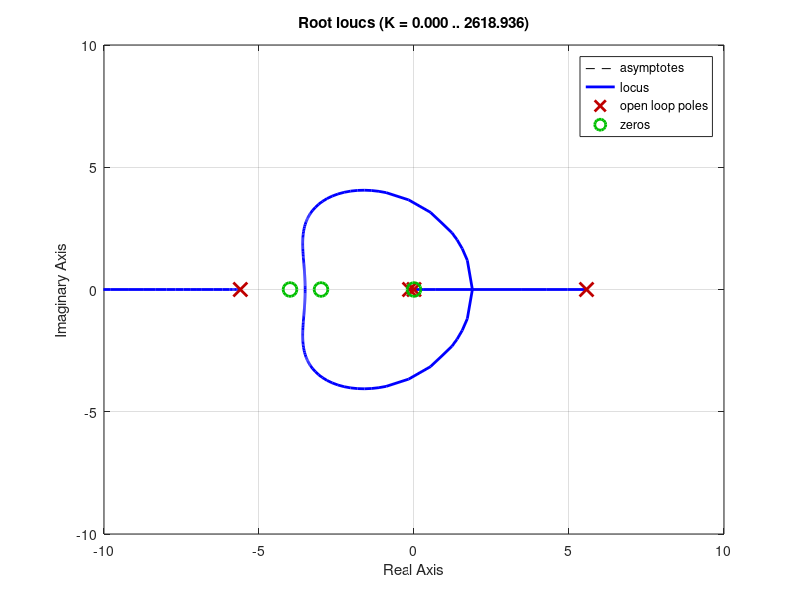

MATLAB code to generate this figure: (Note: this script raises an error after producing the figure.)
% Modellizazzione pendolo inverso - Funzione di Trasferimento %
M = 0.5;    % massa del carrello
m = 0.2;    % massa del pendolo
b = 0.1;    % attrito del carrello
i = 0.006;  % inerzia del pendolo
g = 9.8;    % accelerazione g
l = 0.3;    % lunghezza dal centro di massa del pendolo

q = (M+m)*(i+m*l^2)-(m*l)^2;    % input semplificato

% Funzione di Trasferimento a Ciclo Aperto %
num = [m*l/q  0];                                       % numeratore della FDT
den = [1  b*(i+m*l^2)/q  -(M+m)*m*g*l/q  -b*m*g*l/q];   % denominatore della FDT
pend=tf(num,den)    

% Aggiunta di Poli e Zeri per stabilizzare il sistema %
z1 = 3;
p1 = 0; % polo da inserire per compensare lo zero nell'origine
z2 = 4;
p2 = 50;

% Costruzione del Controllore con Poli e Zeri aggiunti %
numlag = [1 z1];
denlag = [1 p1];
numlead = [1 z2];
denlead = [1 p2];
numc = conv(numlead, numlag);	% numeratore contorollore
denc = conv(denlead, denlag); 	% denominatore contorollore
contr=tf(numc,denc);

% LEGENDA %
% conv -> convoluzione

% Luogo delle Radici (ZOOM NELL'ORIGINE) %
figure
rlocus(contr*pend)
axis([-10 10 -10 10])

% Funzione di Trasferimento a Ciclo Chiuso con Poli e Zeri aggiunti %
[k,poles]=rlocfind(contr*pend) % puntatore ad un punto del luogo delle radici
sys_cl=feedback(pend,k*contr);

% Risposta Impulsiva %
figure
impulse(sys_cl)
axis([0 10 -0.5 0.5]) 